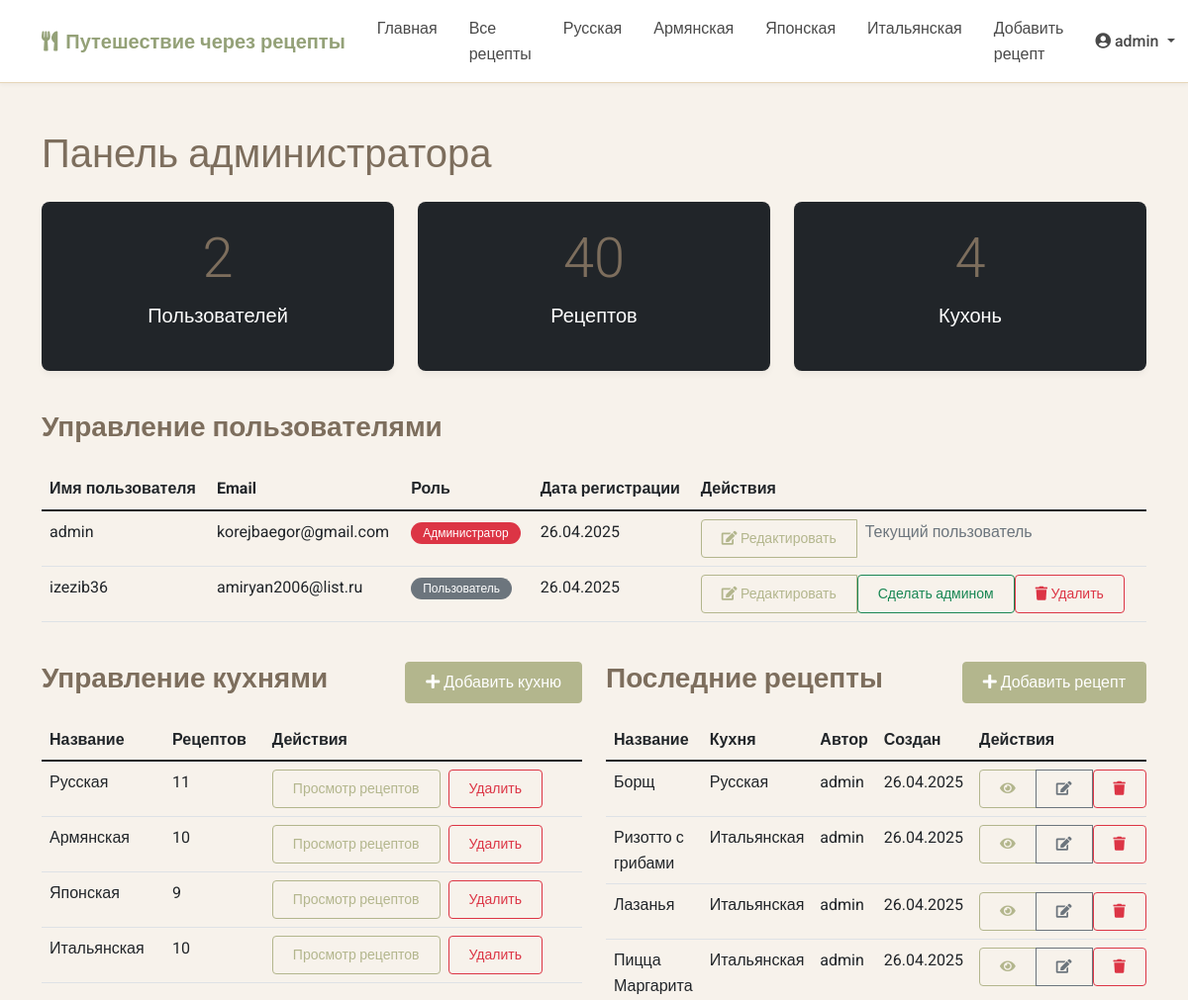
Page /admin (signed in, upper part) on the earlier database version.
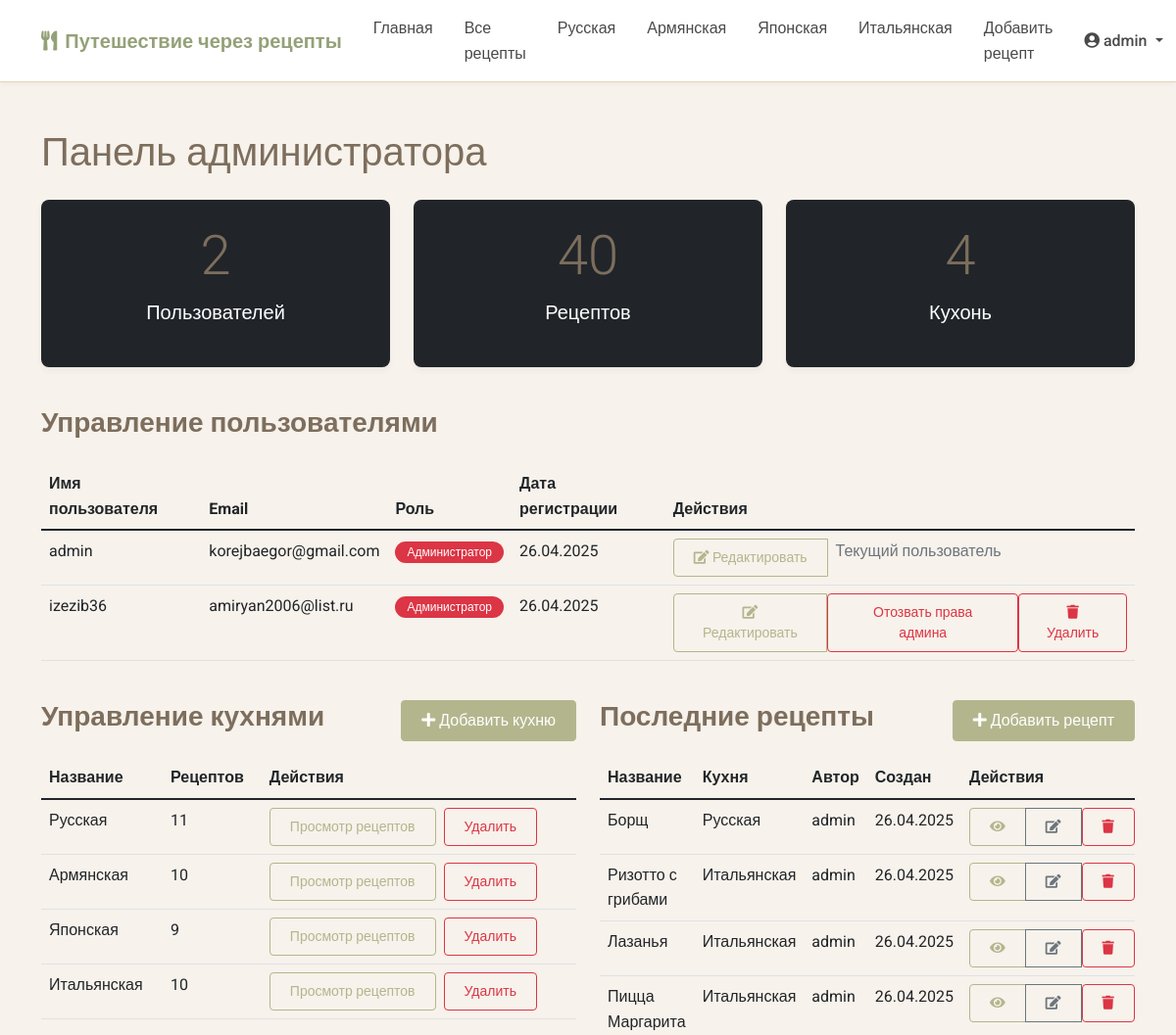
Same page on the later database version.
### models.py (models this page shows, shortened)
class Cuisine(db.Model):
    id = db.Column(db.Integer, primary_key=True)
    name = db.Column(db.String(64), unique=True, nullable=False)
    description = db.Column(db.Text)
    recipes = db.relationship('Recipe', backref='cuisine', lazy='dynamic')

class User(UserMixin, db.Model):
    id = db.Column(db.Integer, primary_key=True)
    username = db.Column(db.String(64), unique=True, nullable=False)
    email = db.Column(db.String(120), unique=True, nullable=False)
    password_hash = db.Column(db.String(256), nullable=False)
    is_admin = db.Column(db.Boolean, default=False)
    date_joined = db.Column(db.DateTime, default=datetime.utcnow)
    avatar = db.Column(db.String(256), default='default_avatar.png')  # URL или путь к аватарке пользователя
    bio = db.Column(db.Text, nullable=True)  # Биография пользователя
    recipes = db.relationship('Recipe', backref='author', lazy='dynamic', cascade='all, delete-orphan')
    favorites = db.relationship('Favorite', backref='user', lazy='dynamic', cascade='all, delete-orphan')
    comments = db.relationship('Comment', backref='author', lazy='dynamic', cascade='all, delete-orphan')
    ratings = db.relationship('Rating', backref='user', lazy='dynamic', cascade='all, delete-orphan')

class Recipe(db.Model):
    id = db.Column(db.Integer, primary_key=True)
    title = db.Column(db.String(128), nullable=False)
    description = db.Column(db.Text)
    ingredients = db.Column(db.Text, nullable=False)
    instructions = db.Column(db.Text, nullable=False)
    prep_time = db.Column(db.Integer)  # в минутах
    cook_time = db.Column(db.Integer)  # в минутах
    servings = db.Column(db.Integer)
    difficulty = db.Column(db.String(20))  # Легкий, Средний, Сложный
    created_at = db.Column(db.DateTime, default=datetime.utcnow)
    updated_at = db.Column(db.DateTime, default=datetime.utcnow, onupdate=datetime.utcnow)
    user_id = db.Column(db.Integer, db.ForeignKey('user.id'))
    cuisine_id = db.Column(db.Integer, db.ForeignKey('cuisine.id'))
    image_url = db.Column(db.String(1024))  # Добавляем поле для URL изображения
    favorites = db.relationship('Favorite', backref='recipe', lazy='dynamic', cascade='all, delete-orphan')
    comments = db.relationship('Comment', backref='recipe', lazy='dynamic', cascade='all, delete-orphan')
    ratings = db.relationship('Rating', backref='recipe', lazy='dynamic', cascade='all, delete-orphan')
    photos = db.relationship('RecipePhoto', backref='recipe', lazy='dynamic', cascade='all, delete-orphan')

### routes.py (the view)
@app.route('/admin')
@login_required
def admin_dashboard():
    if not current_user.is_admin:
        abort(403)  # Forbidden
    users = User.query.all()
    recipes = Recipe.query.order_by(Recipe.created_at.desc()).all()
    cuisines = Cuisine.query.all()
    return render_template('admin_dashboard.html', users=users, recipes=recipes, cuisines=cuisines)

### templates/admin_dashboard.html (shortened to what this page needs)
{% extends 'base.html' %}
{% block content %}
<div class="container py-5">
    <h1 class="mb-4">Панель администратора</h1>
    <div class="row mb-4">
        <div class="col-md-4 mb-3">
            <div class="card text-white bg-dark h-100">
                <div class="card-body text-center">
                    <h2 class="display-4">{{ users|length }}</h2>
                    <p class="lead">Пользователей</p>
                </div>
            </div>
        </div>
        <div class="col-md-4 mb-3">
            <div class="card text-white bg-dark h-100">
                <div class="card-body text-center">
                    <h2 class="display-4">{{ recipes|length }}</h2>
                    <p class="lead">Рецептов</p>
                </div>
            </div>
        </div>
        <div class="col-md-4 mb-3">
            <div class="card text-white bg-dark h-100">
                <div class="card-body text-center">
                    <h2 class="display-4">{{ cuisines|length }}</h2>
                    <p class="lead">Кухонь</p>
                </div>
            </div>
        </div>
    </div>
    <div class="row">
        <div class="col-md-12 mb-4">
            <div class="admin-card">
                <div class="d-flex justify-content-between align-items-center mb-3">
                    <h3 class="card-title">Управление пользователями</h3>
                </div>
                <div class="table-responsive">
                    <table class="table table-hover">
                        <thead>
                            <tr>
                                <th>Имя пользователя</th>
                                <th>Email</th>
                                <th>Роль</th>
                                <th>Дата регистрации</th>
                                <th>Действия</th>
                            </tr>
                        </thead>
                        <tbody>
                            {% for user in users %}
                                <tr>
                                    <td>{{ user.username }}</td>
                                    <td>{{ user.email }}</td>
                                    <td>
                                        {% if user.is_admin %}
                                            <span class="badge bg-danger">Администратор</span>
                                        {% else %}
                                            <span class="badge bg-secondary">Пользователь</span>
                                        {% endif %}
                                    </td>
                                    <td>{{ user.date_joined.strftime('%d.%m.%Y') }}</td>
                                    <td>
                                        <div class="btn-group">
                                            <a href="{{ url_for('admin_edit_user', user_id=user.id) }}" class="btn btn-sm btn-outline-primary">
                                                <i class="fas fa-edit"></i> Редактировать
                                            </a>
                                            {% if user.id != current_user.id %}
                                                <form action="{{ url_for('toggle_admin', user_id=user.id) }}" method="POST" class="d-inline">
                                                    <button type="submit" class="btn btn-sm {% if user.is_admin %}btn-outline-danger{% else %}btn-outline-success{% endif %}">
                                                        {% if user.is_admin %}
                                                            Отозвать права админа
                                                        {% else %}
                                                            Сделать админом
                                                        {% endif %}
                                                    </button>
                                                </form>
                                                <form action="{{ url_for('admin_delete_user', user_id=user.id) }}" method="POST" class="d-inline" onsubmit="return confirm('Вы уверены, что хотите удалить пользователя {{ user.username }}? Это действие нельзя отменить.')">
                                                    <button type="submit" class="btn btn-sm btn-outline-danger">
                                                        <i class="fas fa-trash"></i> Удалить
                                                    </button>
                                                </form>
                                            {% else %}
                                                <span class="text-muted ps-2">Текущий пользователь</span>
                                            {% endif %}
                                        </div>
                                    </td>
                                </tr>
                            {% endfor %}
                        </tbody>
                    </table>
                </div>
            </div>
        </div>
        <div class="col-md-6 mb-4">
            <div class="admin-card">
                <div class="d-flex justify-content-between align-items-center mb-3">
                    <h3 class="card-title">Управление кухнями</h3>
                    <button class="btn btn-primary" data-bs-toggle="modal" data-bs-target="#addCuisineModal">
                        <i class="fas fa-plus"></i> Добавить кухню
                    </button>
                </div>
                <div class="table-responsive">
                    <table class="table table-hover">
                        <thead>
                            <tr>
                                <th>Название</th>
                                <th>Рецептов</th>
                                <th>Действия</th>
                            </tr>
                        </thead>
                        <tbody>
                            {% for cuisine in cuisines %}
                                <tr>
                                    <td>{{ cuisine.name }}</td>
                                    <td>{{ cuisine.recipes.count() }}</td>
                                    <td>
                                        <a href="{{ url_for('cuisine_recipes', cuisine_id=cuisine.id) }}" class="btn btn-sm btn-outline-primary">
                                            Просмотр рецептов
                                        </a>
                                        <form action="{{ url_for('delete_cuisine', cuisine_id=cuisine.id) }}" method="POST" class="d-inline" onsubmit="return confirm('Вы уверены, что хотите удалить кухню {{ cuisine.name }}?')">
                                            <button type="submit" class="btn btn-sm btn-outline-danger ms-1">
                                                Удалить
                                            </button>
                                        </form>
                                    </td>
                                </tr>
                            {% endfor %}
                        </tbody>
                    </table>
                </div>
            </div>
        </div>
        <div class="col-md-6 mb-4">
            <div class="admin-card">
                <div class="d-flex justify-content-between align-items-center mb-3">
                    <h3 class="card-title">Последние рецепты</h3>
                    <a href="{{ url_for('add_recipe') }}" class="btn btn-primary">
                        <i class="fas fa-plus"></i> Добавить рецепт
                    </a>
                </div>
                <div class="table-responsive">
                    <table class="table table-hover">
                        <thead>
                            <tr>
                                <th>Название</th>
                                <th>Кухня</th>
                                <th>Автор</th>
                                <th>Создан</th>
                                <th>Действия</th>
                            </tr>
                        </thead>
                        <tbody>
                            {% for recipe in recipes[:10] %}
                                <tr>
                                    <td>{{ recipe.title }}</td>
                                    <td>{{ recipe.cuisine.name }}</td>
                                    <td>{{ recipe.author.username }}</td>
                                    <td>{{ recipe.created_at.strftime('%d.%m.%Y') }}</td>
                                    <td>
                                        <div class="btn-group">
                                            <a href="{{ url_for('recipe_detail', recipe_id=recipe.id) }}" class="btn btn-sm btn-outline-primary">
                                                <i class="fas fa-eye"></i>
                                            </a>
                                            <a href="{{ url_for('edit_recipe', recipe_id=recipe.id) }}" class="btn btn-sm btn-outline-secondary">
                                                <i class="fas fa-edit"></i>
                                            </a>
                                            <form action="{{ url_for('delete_recipe', recipe_id=recipe.id) }}" method="POST" class="d-inline" onsubmit="return confirm('Вы уверены, что хотите удалить рецепт {{ recipe.title }}?')">
                                                <button type="submit" class="btn btn-sm btn-outline-danger">
                                                    <i class="fas fa-trash"></i>
                                                </button>
                                            </form>
                                        </div>
                                    </td>
                                </tr>
                            {% endfor %}
                        </tbody>
                    </table>
                </div>
            </div>
        </div>
    </div>
</div>
{% endblock %}

### templates/base.html (shortened to what this page needs)
<!DOCTYPE html>
<html lang="ru">
<head>
    <link href="https://cdn.jsdelivr.net/npm/bootstrap@5.1.3/dist/css/bootstrap.min.css" rel="stylesheet">
    <link rel="stylesheet" href="https://cdnjs.cloudflare.com/ajax/libs/font-awesome/5.15.4/css/all.min.css">
    <link rel="stylesheet" href="{{ url_for('static', filename='css/main.css') }}">
</head>
<body>
    <nav class="navbar navbar-expand-lg navbar-light sticky-top">
        <div class="container">
            <a class="navbar-brand" href="{{ url_for('index') }}">
                <i class="fas fa-utensils me-2"></i>Путешествие через рецепты
            </a>
            <div class="collapse navbar-collapse" id="navbarNav">
                <ul class="navbar-nav me-auto">
                    <li class="nav-item">
                        <a class="nav-link {% if request.path == url_for('index') %}active{% endif %}" href="{{ url_for('index') }}">Главная</a>
                    </li>
                    <li class="nav-item">
                        <a class="nav-link {% if request.path == url_for('recipes') %}active{% endif %}" href="{{ url_for('recipes') }}">Все рецепты</a>
                    </li>
                    {% for cuisine in g.all_cuisines %}
                    <li class="nav-item">
                        <a class="nav-link {% if request.path == url_for('cuisine_recipes', cuisine_id=cuisine.id) %}active{% endif %}" href="{{ url_for('cuisine_recipes', cuisine_id=cuisine.id) }}">{{ cuisine.name }}</a>
                    </li>
                    {% endfor %}
                    {% if current_user.is_authenticated %}
                        <li class="nav-item">
                            <a class="nav-link {% if request.path == url_for('add_recipe') %}active{% endif %}" href="{{ url_for('add_recipe') }}">Добавить рецепт</a>
                        </li>
                    {% endif %}
                </ul>
                <div class="navbar-nav">
                    {% if current_user.is_authenticated %}
                        <div class="nav-item dropdown">
                            <a class="nav-link dropdown-toggle" href="#" id="userDropdown" role="button" data-bs-toggle="dropdown" aria-expanded="false">
                                <i class="fas fa-user-circle me-1"></i>{{ current_user.username }}
                            </a>
                        </div>
                    {% else %}
                        <a class="nav-link" href="{{ url_for('login') }}">Вход</a>
                        <a class="nav-link" href="{{ url_for('register') }}">Регистрация</a>
                    {% endif %}
                </div>
            </div>
        </div>
    </nav>
    {% block content %}{% endblock %}
</body>
</html>

Differences in the rows shown:
changed User "izezib36": is_admin "Пользователь Сделать админом" → "Администратор Отозвать права админа"
